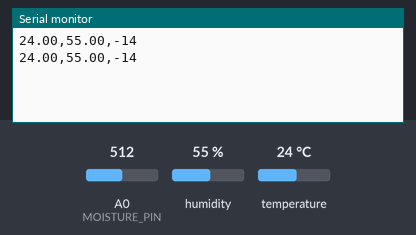
The sketch below on a simulated Arduino Uno, built with avr-gcc and run on an emulated ATmega328P. On the bench: the last lines printed to the serial monitor. The inputs (shaded band) are chosen by the test bench; at power-on: humidity 55 %, A0 (MOISTURE_PIN) = 512, temperature 24 °C.

Above: at 2.8 s.
2.9 s: humidity set to 22 %
At 5.3 s:
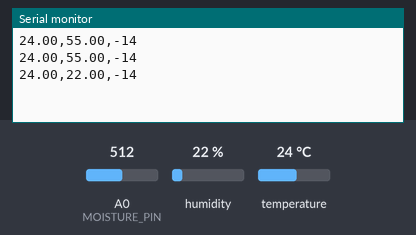
5.6 s: A0 (MOISTURE_PIN) set to 716
At 6.6 s:
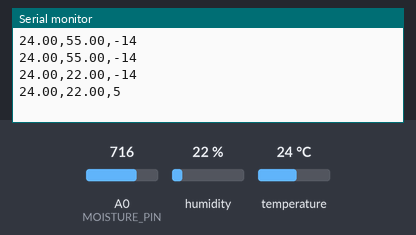
8.3 s: temperature set to 12 °C
At 10.8 s:
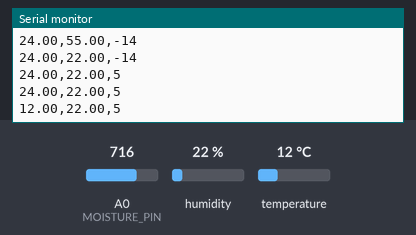
11.0 s: A0 (MOISTURE_PIN) set to 900
At 12.6 s:
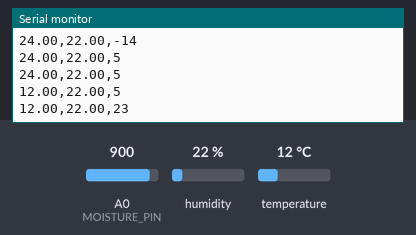
13.7 s: humidity set to 40 %
At 15.1 s:
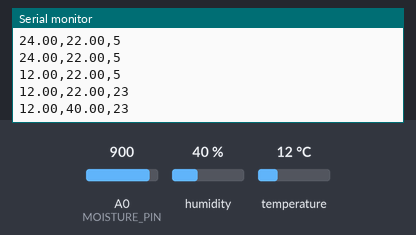
Timing chart, 0 to 16.7 s (numbered marks = the images above; inputs shaded):
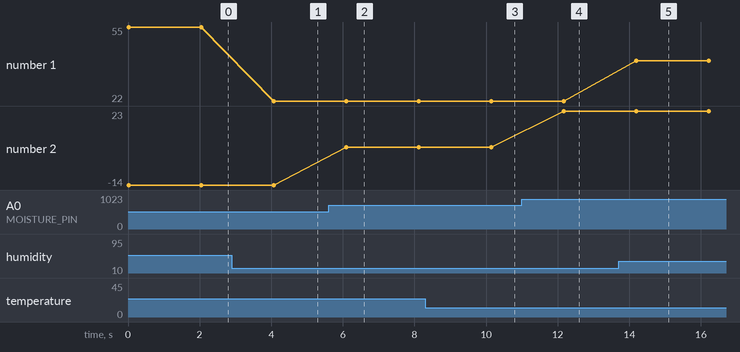

The sketch:

v2.ino
```cpp
#include <DHT.h>

#define DHTPIN A2          // Pin where the DHT sensor is connected
#define DHTTYPE DHT11     // DHT 11 or DHT22
DHT dht(DHTPIN, DHTTYPE);

#define MOISTURE_PIN A0   // Soil moisture sensor pin

void setup() {
  Serial.begin(9600);
  dht.begin();
}

void loop() {
  // Read humidity and temperature
  float humidity = dht.readHumidity();
  float temperature = dht.readTemperature();

  // Read soil moisture
  int soilMoisture = analogRead(MOISTURE_PIN)*100/1023;

  // Send data to Python
  Serial.print(temperature);
  Serial.print(",");
  Serial.print(humidity);
  Serial.print(",");
  Serial.println(soilMoisture);

  // Wait before sending the next reading
  delay(2000);
}
```

Measured:
- after the input at 2.9 s, the serial monitor: prints a new line after 1.2 s (image 1)
- after the input at 5.6 s, the serial monitor: prints a new line after 0.50 s (image 2)
- after the input at 8.3 s, the serial monitor: prints a new line after 1.8 s (image 3)
- after the input at 11.0 s, the serial monitor: prints a new line after 1.2 s (image 4)
- after the input at 13.7 s, the serial monitor: prints a new line after 0.49 s (image 5)
- plotted number 1: 55 → 22 after the input at 2.9 s, 22 → 40 after the input at 13.7 s
- plotted number 2: -14 → 5 after the input at 5.6 s, 5 → 23 after the input at 11.0 s
